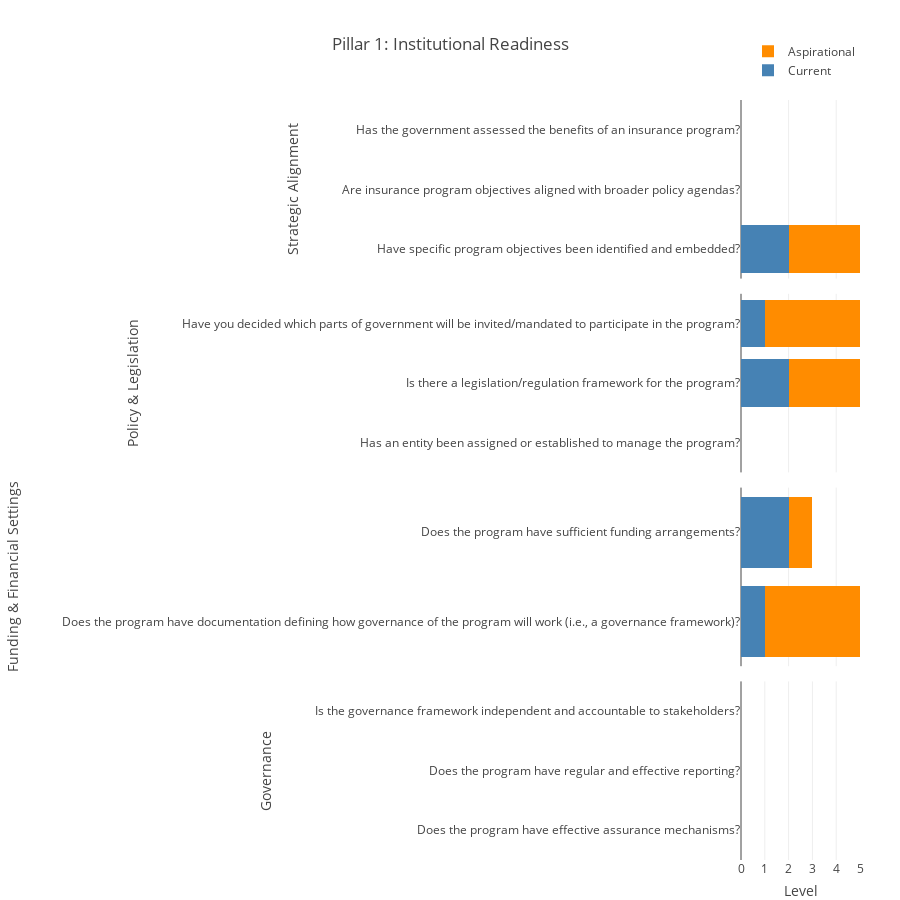

Here is the notebook cell this chart was saved with:
### Code cell
questions = [
    # Strategic Alignment
    "Has the government assessed the benefits of an insurance program?",
    "Are insurance program objectives aligned with broader policy agendas?",
    "Have specific program objectives been identified and embedded?",
    # Policy & Legislation
    "Have you decided which parts of government will be invited/mandated to participate in the program?",
    "Is there a legislation/regulation framework for the program?",
    "Has an entity been assigned or established to manage the program?",
    # Funding & Financial Settings
    "Does the program have sufficient funding arrangements?",
    "Does the program have documentation defining how governance of the program will work\n(i.e., a governance framework)?",
    # Governance
    "Is the governance framework independent and accountable to stakeholders?",
    "Does the program have regular and effective reporting?",
    "Does the program have effective assurance mechanisms?"
]

categories = [
    "Strategic Alignment", "Strategic Alignment", "Strategic Alignment",
    "Policy & Legislation", "Policy & Legislation", "Policy & Legislation",
    "Funding & Financial Settings", "Funding & Financial Settings",
    "Governance", "Governance", "Governance"
]

current = [0, 0, 2, 1, 2, 0, 2, 1, 0, 0, 0]
aspirational = [0, 0, 3, 4, 3, 0, 1, 4, 0, 0, 0]  # ajustez si nécessaire


# 1) Vos données
df = pd.DataFrame({
    "question": questions,
    "category": categories,
    "Current": current,
    "Aspirational": aspirational
})
cats = [
    "Strategic Alignment",
    "Policy & Legislation",
    "Funding & Financial Settings",
    "Governance"
]
colors = {"Current":"steelblue", "Aspirational":"darkorange"}

# df = dfb2.copy()
# cats = dfb2.category.unique()


# 2) Créez vos subplots
fig = make_subplots(
    rows=len(cats), cols=1,
    shared_xaxes=True,
    vertical_spacing=0.02,
    subplot_titles=[""]*len(cats)
)

# 3) Tracez les barres et mettez le titre Y=cat à chaque rangée
for i, cat in enumerate(cats, start=1):
    dfi = df[df.category==cat]
    # Barres empilées
    fig.add_trace(go.Bar(
        x=dfi["Current"], y=dfi["question"],
        orientation="h", marker_color=colors["Current"],
        name="Current" if i==1 else None,
        showlegend=(i==1)
    ), row=i, col=1)
    fig.add_trace(go.Bar(
        x=dfi["Aspirational"], y=dfi["question"],
        orientation="h", marker_color=colors["Aspirational"],
        name="Aspirational" if i==1 else None,
        showlegend=(i==1)
    ), row=i, col=1)

    # Inversion pour que la 1ʳᵉ question soit en haut
    fig.update_yaxes(
        categoryorder="array",
        categoryarray=dfi["question"][::-1],
        automargin=True,
        row=i, col=1
    )

    # Le seul “titre Y” qu’on utilise : le nom de la section
    fig.update_yaxes(
        title_text=cat,
        title_standoff=40,             # espace entre le texte et les labels
        title_font=dict(size=14),
        row=i, col=1
    )

# 4) Layout général
fig.update_layout(
    height=900,
    barmode="stack",
    title="Pillar 1: Institutional Readiness",
    margin=dict(l=220, r=40, t=100, b=40),
    legend=dict(orientation="h", yanchor="bottom", y=1.02, xanchor="right", x=1)
)
# On ne veut “Level” que sous le dernier subplot
for i in range(1,5):
    fig.update_xaxes(title_text="", row=i, col=1)
fig.update_xaxes(
    title_text="Level", tick0=0, dtick=1, range=[0,5],
    row=4, col=1
)

fig.show()

### Figure 1 — Plotly figure (JSON) as saved in the notebook; plotly's stock layout.template omitted (floating-point values rounded to 4 significant figures)
{"data": [{"marker": {"color": "steelblue"}, "name": "Current", "orientation": "h", "showlegend": true, "type": "bar", "x": [0, 0, 2], "xaxis": "x", "y": ["Has the government assessed the benefits of an insurance program?", "Are insurance program objectives aligned with broader policy agendas?", "Have specific program objectives been identified and embedded?"], "yaxis": "y"}, {"marker": {"color": "darkorange"}, "name": "Aspirational", "orientation": "h", "showlegend": true, "type": "bar", "x": [0, 0, 3], "xaxis": "x", "y": ["Has the government assessed the benefits of an insurance program?", "Are insurance program objectives aligned with broader policy agendas?", "Have specific program objectives been identified and embedded?"], "yaxis": "y"}, {"marker": {"color": "steelblue"}, "orientation": "h", "showlegend": false, "type": "bar", "x": [1, 2, 0], "xaxis": "x2", "y": ["Have you decided which parts of government will be invited/mandated to participate in the program?", "Is there a legislation/regulation framework for the program?", "Has an entity been assigned or established to manage the program?"], "yaxis": "y2"}, {"marker": {"color": "darkorange"}, "orientation": "h", "showlegend": false, "type": "bar", "x": [4, 3, 0], "xaxis": "x2", "y": ["Have you decided which parts of government will be invited/mandated to participate in the program?", "Is there a legislation/regulation framework for the program?", "Has an entity been assigned or established to manage the program?"], "yaxis": "y2"}, {"marker": {"color": "steelblue"}, "orientation": "h", "showlegend": false, "type": "bar", "x": [2, 1], "xaxis": "x3", "y": ["Does the program have sufficient funding arrangements?", "Does the program have documentation defining how governance of the program will work\n(i.e., a governance framework)?"], "yaxis": "y3"}, {"marker": {"color": "darkorange"}, "orientation": "h", "showlegend": false, "type": "bar", "x": [1, 4], "xaxis": "x3", "y": ["Does the program have sufficient funding arrangements?", "Does the program have documentation defining how governance of the program will work\n(i.e., a governance framework)?"], "yaxis": "y3"}, {"marker": {"color": "steelblue"}, "orientation": "h", "showlegend": false, "type": "bar", "x": [0, 0, 0], "xaxis": "x4", "y": ["Is the governance framework independent and accountable to stakeholders?", "Does the program have regular and effective reporting?", "Does the program have effective assurance mechanisms?"], "yaxis": "y4"}, {"marker": {"color": "darkorange"}, "orientation": "h", "showlegend": false, "type": "bar", "x": [0, 0, 0], "xaxis": "x4", "y": ["Is the governance framework independent and accountable to stakeholders?", "Does the program have regular and effective reporting?", "Does the program have effective assurance mechanisms?"], "yaxis": "y4"}], "layout": {"barmode": "stack", "height": 900, "legend": {"orientation": "h", "x": 1, "xanchor": "right", "y": 1.02, "yanchor": "bottom"}, "margin": {"b": 40, "l": 220, "r": 40, "t": 100}, "title": {"text": "Pillar 1: Institutional Readiness"}, "xaxis": {"anchor": "y", "domain": [0, 1], "matches": "x4", "showticklabels": false, "title": {"text": ""}}, "xaxis2": {"anchor": "y2", "domain": [0, 1], "matches": "x4", "showticklabels": false, "title": {"text": ""}}, "xaxis3": {"anchor": "y3", "domain": [0, 1], "matches": "x4", "showticklabels": false, "title": {"text": ""}}, "xaxis4": {"anchor": "y4", "domain": [0, 1], "dtick": 1, "range": [0, 5], "tick0": 0, "title": {"text": "Level"}}, "yaxis": {"anchor": "x", "automargin": true, "categoryarray": ["Have specific program objectives been identified and embedded?", "Are insurance program objectives aligned with broader policy agendas?", "Has the government assessed the benefits of an insurance program?"], "categoryorder": "array", "domain": [0.765, 1.0], "title": {"font": {"size": 14}, "standoff": 40, "text": "Strategic Alignment"}}, "yaxis2": {"anchor": "x2", "automargin": true, "categoryarray": ["Has an entity been assigned or established to manage the program?", "Is there a legislation/regulation framework for the program?", "Have you decided which parts of government will be invited/mandated to participate in the program?"], "categoryorder": "array", "domain": [0.51, 0.745], "title": {"font": {"size": 14}, "standoff": 40, "text": "Policy & Legislation"}}, "yaxis3": {"anchor": "x3", "automargin": true, "categoryarray": ["Does the program have documentation defining how governance of the program will work\n(i.e., a governance framework)?", "Does the program have sufficient funding arrangements?"], "categoryorder": "array", "domain": [0.255, 0.49], "title": {"font": {"size": 14}, "standoff": 40, "text": "Funding & Financial Settings"}}, "yaxis4": {"anchor": "x4", "automargin": true, "categoryarray": ["Does the program have effective assurance mechanisms?", "Does the program have regular and effective reporting?", "Is the governance framework independent and accountable to stakeholders?"], "categoryorder": "array", "domain": [0, 0.235], "title": {"font": {"size": 14}, "standoff": 40, "text": "Governance"}}}}
